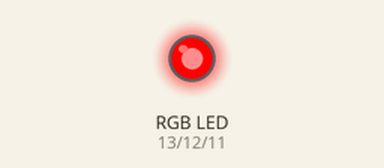
This program was run on a simulated Raspberry Pi (header pin numbers). Shown: an RGB LED mixed from three pins (HIGH = lit). At 3.0 s the program stops and its outputs stay as they are.

Above: at 0.1 s.
At 1.1 s:
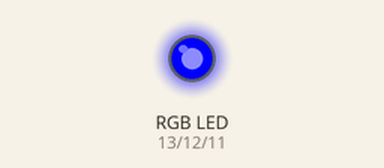
At 2.1 s:
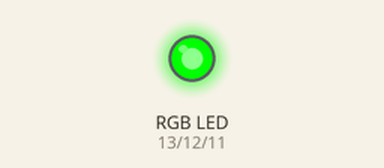
At 3.1 s:
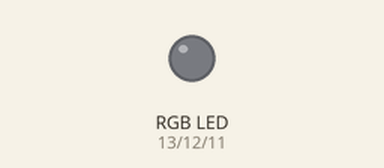
Timing chart, 0 to 4.5 s (numbered marks = the images above):
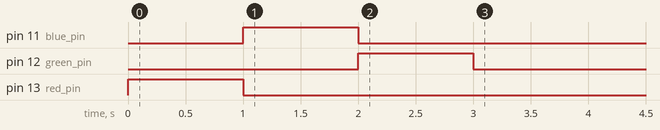

Measured:
- by itself, pin 11 (blue_pin): LOW → HIGH at 1.0 s, → LOW 1.0 s later
- by itself, pin 12 (green_pin): LOW → HIGH at 2.0 s, → LOW 1.0 s later
- by itself, pin 13 (red_pin): LOW → HIGH at 0.00 s, → LOW 1.0 s later

The program:

rgb_led.py
```python
import RPi.GPIO as GPIO
import time

red_pin = 13
blue_pin = 11
green_pin = 12

GPIO.setmode(GPIO.BOARD)
GPIO.setup(red_pin, GPIO.OUT)
GPIO.setup(blue_pin, GPIO.OUT)
GPIO.setup(green_pin, GPIO.OUT)

GPIO.output(red_pin,GPIO.HIGH)
time.sleep(1)
GPIO.output(red_pin,GPIO.LOW)

GPIO.output(blue_pin,GPIO.HIGH)
time.sleep(1)
GPIO.output(blue_pin,GPIO.LOW)

GPIO.output(green_pin,GPIO.HIGH)
time.sleep(1)
GPIO.output(green_pin,GPIO.LOW)

GPIO.cleanup()
```
